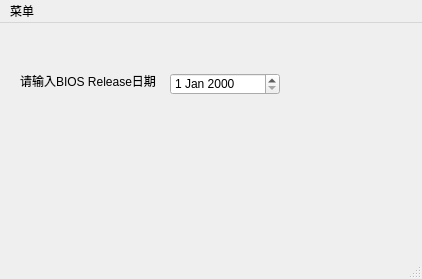
<?xml version="1.0" encoding="UTF-8"?>
<ui version="4.0">
 <class>MainWindow</class>
 <widget class="QMainWindow" name="MainWindow">
  <property name="geometry">
   <rect>
    <x>0</x>
    <y>0</y>
    <width>422</width>
    <height>279</height>
   </rect>
  </property>
  <property name="windowTitle">
   <string>MainWindow</string>
  </property>
  <widget class="QWidget" name="centralwidget">
   <widget class="QDateEdit" name="dateEdit">
    <property name="geometry">
     <rect>
      <x>170</x>
      <y>50</y>
      <width>110</width>
      <height>22</height>
     </rect>
    </property>
   </widget>
   <widget class="QLabel" name="label">
    <property name="geometry">
     <rect>
      <x>20</x>
      <y>50</y>
      <width>141</width>
      <height>16</height>
     </rect>
    </property>
    <property name="text">
     <string>请输入BIOS Release日期</string>
    </property>
   </widget>
  </widget>
  <widget class="QMenuBar" name="menubar">
   <property name="geometry">
    <rect>
     <x>0</x>
     <y>0</y>
     <width>422</width>
     <height>22</height>
    </rect>
   </property>
   <widget class="QMenu" name="menu">
    <property name="title">
     <string>菜单</string>
    </property>
   </widget>
   <addaction name="menu"/>
  </widget>
  <widget class="QStatusBar" name="statusbar"/>
 </widget>
 <resources/>
 <connections/>
</ui>
